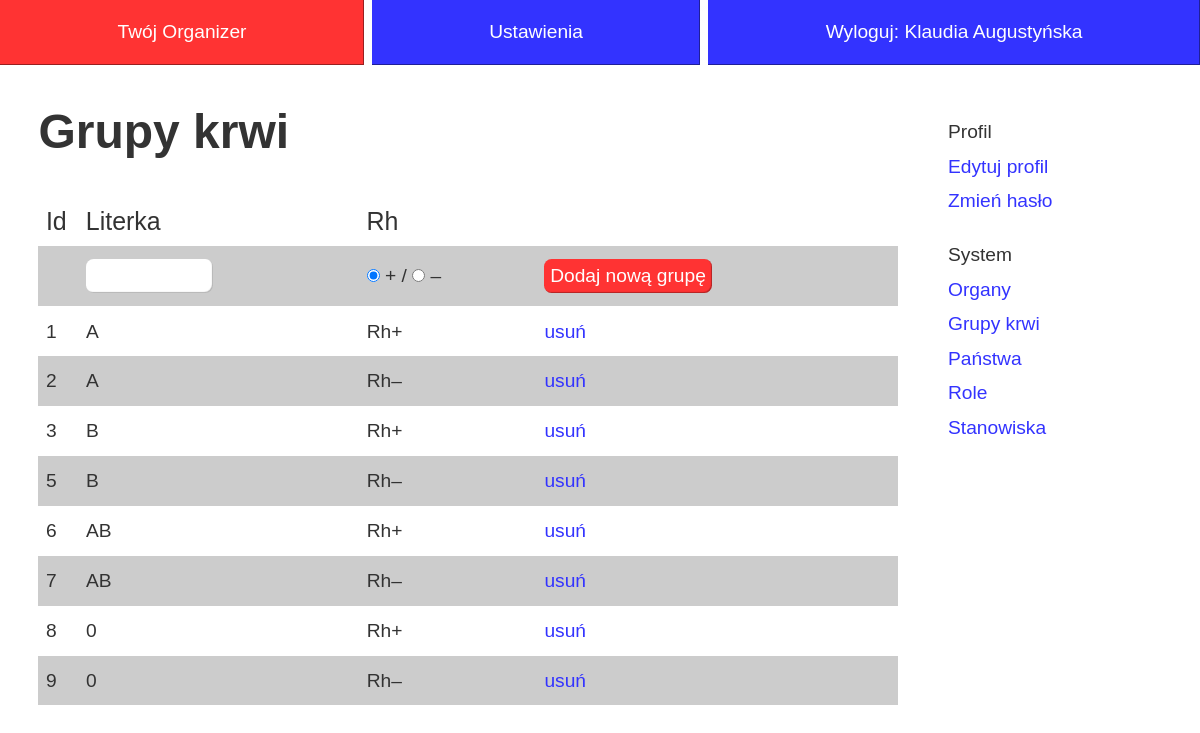
The app's page /index.php?id=ustawienia&set=grupy (signed in) with its own data.
### tables this page shows
CREATE TABLE IF NOT EXISTS `grupy_krwi` (
  `id` int(11) NOT NULL AUTO_INCREMENT,
  `grupa` varchar(4) NOT NULL,
  `rh` tinyint(1) NOT NULL,
  PRIMARY KEY (`id`)
);

### src/grupy.php (called while the page is built, shortened)
<?php
class Grupy {
	static public function GetAll() {
		global $mysqli;
		$result = $mysqli->query("
			SELECT *
			FROM grupy_krwi
		");
		if ($result->num_rows > 0) {
			$tablica  = array();
			while ($row = $result->fetch_assoc())
				$tablica[] = $row;
			return $tablica;
		}
		return NULL;
	}
}
?>

### pages/set/grupy.php (the view, shortened to what this page needs)
	<article>
		<h1>Grupy krwi</h1>
<?php
include_once("src/grupy.php");
$grupy = Grupy::GetAll();
?>
<form action="" method="post" class="blank">
		<table>
			<thead>
				<tr>
					<td class="id">Id</td>
					<td>Literka</td>
					<td colspan="2">Rh</td>
				</tr>
			</thead>
			<tbody>
                                <tr class="nohover">
                                    <td></td>
                                    <td><input type="text" name="literka" /></td>
                                    <td><input type="radio" name="rh" value="1" checked /> + /
                                        <input type="radio" name="rh" value="0" /> &ndash;</td>
                                    <td>
                                        <input type="submit" name="dodaj" value="Dodaj nową grupę" /></td>
                                </tr>
<?php
	foreach ($grupy as $g) {
?>
				<tr>
					<td><?=$g['id']?></td>
                                        <td><?=$g['grupa']?></td>
                                        <td>Rh<?=($g['rh'] == 1 ? "+" : "&ndash;")?></td>
                                        <td><a  class="usun" href="?id=ustawienia&amp;set=grupy&amp;ktora=<?=$g['id']?>&amp;metoda=usun">usuń</a></td>
				</tr>
<?php
	}
?>
			</tbody>
		</table>
		</form>

### style.css (style rules this page uses)
* { margin:0; padding:0 }
a { text-decoration:none }
html { font-family: sans-serif; font-size: 1.2em; line-height: 1.8em;color:#333;overflow-y:scroll }
#content article { display:block;padding:2em; padding-top:0 }
#content h1 { font-size: 2.5em; margin-bottom:1em }
table { width:100%;border-collapse:collapse;line-height:1.2em }
thead { font-weight:normal; font-size:1.3em; }
thead td { padding:.5em .3em }
tbody td { padding:.7em .4em }
tbody tr:nth-child(2n+1) { background: #ccc; }
.nohover td { background: #ccc !important; color: inherit !important }
#content a { color:#3333ff; }
.blank input[type=text], .blank input[type=number] { background:#fff; border:0; font-size: inherit; padding: .3em;width:6em;box-shadow:inset -1px -1px 1px rgba(0,0,0,.3);border-radius:.4em; }
.blank input[type=submit] { background:#ff3333;color:#fff;border:0; font-size: inherit; padding: .3em;cursor:pointer; box-shadow:inset -1px -1px 1px rgba(0,0,0,.3);border-radius:.4em }
.id { width:1em }

### records on screen
grupy_krwi: id "1", grupa "A"
grupy_krwi: id "2", grupa "A"
grupy_krwi: id "3", grupa "B"
grupy_krwi: id "5", grupa "B"
grupy_krwi: id "6", grupa "AB"
grupy_krwi: id "7", grupa "AB"
grupy_krwi: id "8", grupa "0"
grupy_krwi: id "9", grupa "0"

### other values on screen
$_SESSION['user']->imie "Klaudia"
$_SESSION['user']->nazwisko "Augustyńska"
